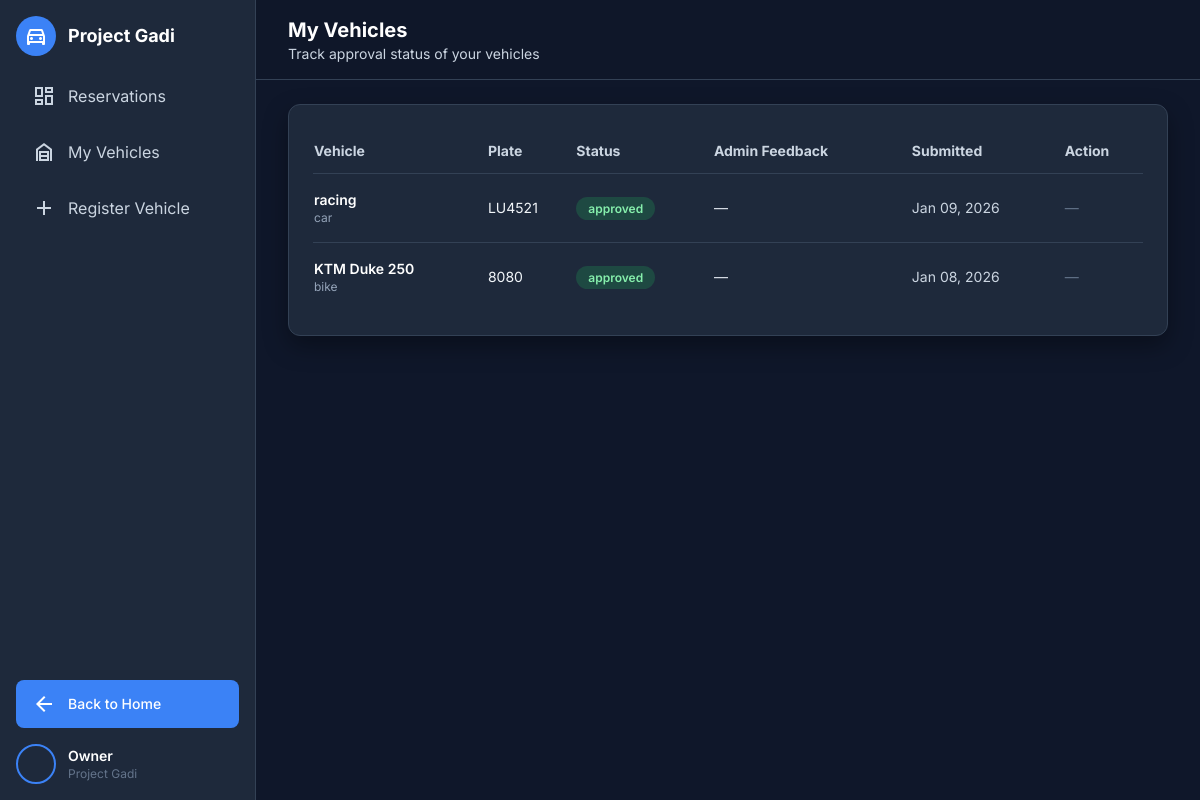
Screenshot of /vehicles/mine/ (signed in) with the database file from the repository.
### vehicles/models.py (models this page shows, shortened)
class Vehicle(models.Model):
    VEHICLE_TYPES = [
        ("bike", "Bike"),
        ("scooter", "Scooter"),
        ("car", "Car"),
        ("van", "Van"),
        ("truck", "Truck"),
    ]
    class ApprovalStatus(models.TextChoices):
        PENDING = "pending", "Pending"
        APPROVED = "approved", "Approved"
        REJECTED = "rejected", "Rejected"
    owner = models.ForeignKey(
        settings.AUTH_USER_MODEL,
        on_delete=models.CASCADE,
        related_name="vehicles",
    )
    vehicle_type = models.CharField(max_length=20, choices=VEHICLE_TYPES)
    model_name = models.CharField(max_length=120)
    number_plate_no = models.CharField(max_length=50, unique=True)
    license_no = models.CharField(max_length=50)
    license_front_photo = models.ImageField(upload_to=upload_vehicle_doc)
    license_back_photo = models.ImageField(upload_to=upload_vehicle_doc)
    bluebook_photo = models.ImageField(upload_to=upload_vehicle_doc)
    vehicle_photo_with_plate = models.ImageField(upload_to=upload_vehicle_doc)
    status = models.CharField(
        max_length=20, choices=ApprovalStatus.choices, default=ApprovalStatus.PENDING
    )
    admin_feedback = models.TextField(blank=True)
    submitted_at = models.DateTimeField(auto_now_add=True)
    reviewed_at = models.DateTimeField(null=True, blank=True)
    reviewed_by = models.ForeignKey(
        settings.AUTH_USER_MODEL,
        on_delete=models.SET_NULL,
        null=True,
        blank=True,
        related_name="vehicle_reviews",
    )

### vehicles/views.py (the view)
    def _wrapped(request, *args, **kwargs):
        if not request.user.is_authenticated or not getattr(request.user, "is_owner", False):
            return HttpResponseForbidden("Owner access only.")
        return view_func(request, *args, **kwargs)

### accounts/models.py (called while the page is built)
    @property
    def is_owner(self) -> bool:
        return self.role == self.Roles.OWNER

### vehicles/views.py (called while the page is built)
def owner_required(view_func):
    def _wrapped(request, *args, **kwargs):
        if not request.user.is_authenticated or not getattr(request.user, "is_owner", False):
            return HttpResponseForbidden("Owner access only.")
        return view_func(request, *args, **kwargs)
    return _wrapped

@login_required
@owner_required
def my_vehicles_view(request):
    vehicles = Vehicle.objects.filter(owner=request.user).order_by("-submitted_at")
    return render(request, "vehicles/my_vehicles.html", {"vehicles": vehicles})

### templates/vehicles/my_vehicles.html (shortened to what this page needs)
<!DOCTYPE html>
<html class="dark" lang="en">
<head>
  <script src="https://cdn.tailwindcss.com?plugins=forms,container-queries"></script>
</head>
<body class="bg-background-dark text-slate-100 h-screen flex overflow-hidden font-display">
  <aside class="w-64 bg-card-dark border-r border-border-dark flex flex-col justify-between shrink-0">
    <div class="p-4 space-y-4">
      <div class="flex items-center gap-3">
        <div class="bg-primary w-10 h-10 rounded-full flex items-center justify-center text-white">
          <span class="material-symbols-outlined">directions_car</span>
        </div>
        <h1 class="font-bold text-lg text-white">Project Gadi</h1>
      </div>
      <nav class="space-y-2 mt-6">
        <a href="{% url 'owner_reservations' %}"
           class="flex items-center gap-3 px-4 py-3 rounded-lg {% if request.path == '/owner_reservations/' %}bg-primary text-white{% else %}text-slate-300 hover:bg-white/10{% endif %}">
          <span class="material-symbols-outlined">dashboard</span>
          Reservations
        </a>
        <a href="{% url 'my_vehicles' %}"
           class="flex items-center gap-3 px-4 py-3 rounded-lg {% if request.path == '/my_vehicles/' %}bg-primary text-white{% else %}text-slate-300 hover:bg-white/10{% endif %}">
          <span class="material-symbols-outlined">garage_home</span>
          My Vehicles
        </a>
        <a href="{% url 'register_vehicle' %}"
           class="flex items-center gap-3 px-4 py-3 rounded-lg {% if request.path == '/register_vehicle/' %}bg-primary text-white{% else %}text-slate-300 hover:bg-white/10{% endif %}">
          <span class="material-symbols-outlined">add</span>
          Register Vehicle
        </a>
      </nav>
    </div>
    <div class="p-4 space-y-4">
      <a href="{% url 'home' %}"
         class="flex items-center gap-3 px-4 py-3 bg-primary rounded-lg text-sm font-medium text-white hover:bg-primary-hover">
        <span class="material-symbols-outlined">arrow_back</span>
        Back to Home
      </a>
      <div class="flex items-center gap-3">
        <div class="w-10 h-10 rounded-full bg-cover border-2 border-primary"
             style="background-image: url('https://lh3.googleusercontent.com/aida-public/AB6AXuCGEZ7vtM5liWZM59omrKWo5ahCECdqhJsVPZpo7GAscXmCUkJ_MkdVhaOj9mno-EmrS1g0tmJqSITx49s9MlO8i3Cyr8HBnhn9x4emk2GTraWRGgWzc36k1WTXcCPv5KUgIEQc1FPvB3E61yv9NxWwaFInFUlLH0MDuILoVcHpmVQ1JfPKYn6SBId-FZ2egHz7AIvSmFkjvEk_BrSFlSeDX5MEnQszogfgXVu3sO0kHr4QsI05btzNlbbawxRolIdNP6H2i4xIjRwF');">
        </div>
        <div>
          <p class="text-white font-semibold text-sm">Owner</p>
          <p class="text-slate-500 text-xs">Project Gadi</p>
        </div>
      </div>
    </div>
  </aside>
  <main class="flex-1 flex flex-col overflow-hidden">
    <header class="h-20 px-8 flex items-center justify-between border-b border-border-dark bg-background-dark/80">
      <div>
        <h2 class="text-xl font-bold text-white">My Vehicles</h2>
        <p class="text-slate-300 text-sm">Track approval status of your vehicles</p>
      </div>
    </header>
    <div class="flex-1 overflow-y-auto px-8 py-6">
      <div class="bg-card-dark border border-border-dark rounded-xl p-6 shadow-card">
        <table class="w-full text-sm">
          <thead>
            <tr class="text-slate-300 border-b border-border-dark">
              <th class="py-3 text-left">Vehicle</th>
              <th class="py-3 text-left">Plate</th>
              <th class="py-3 text-left">Status</th>
              <th class="py-3 text-left">Admin Feedback</th>
              <th class="py-3 text-left">Submitted</th>
              <th class="py-3 text-left">Action</th>
            </tr>
          </thead>
          <tbody class="divide-y divide-border-dark">
            {% for v in vehicles %}
            <tr class="hover:bg-white/5">
              <td class="py-4">
                <p class="font-semibold text-white">{{ v.model_name }}</p>
                <p class="text-xs text-slate-400">{{ v.vehicle_type }}</p>
              </td>
              <td class="py-4">{{ v.number_plate_no }}</td>
              <td class="py-4">
                <span class="px-3 py-1 rounded-full text-xs font-semibold
                  {% if v.status == 'approved' %} bg-green-500/20 text-green-300
                  {% elif v.status == 'rejected' %} bg-red-500/20 text-red-300
                  {% else %} bg-yellow-400/20 text-yellow-300 {% endif %}">
                  {{ v.status }}
                </span>
              </td>
              <td class="py-4 {% if v.status == 'rejected' %}text-red-300{% else %}text-slate-200{% endif %}">
                {{ v.admin_feedback|default:"—" }}
              </td>
              <td class="py-4 text-slate-300">{{ v.submitted_at|date:"M d, Y" }}</td>
              <td class="py-4">
                {% if v.status != "approved" %}
                  <a href="{% url 'edit_vehicle' v.id %}" class="text-primary hover:underline font-medium">Edit / Resubmit</a>
                {% else %}
                  <span class="text-slate-500">—</span>
                {% endif %}
              </td>
            </tr>
            {% empty %}
            <tr>
              <td colspan="6" class="py-8 text-center text-slate-400">No vehicles submitted yet.</td>
            </tr>
            {% endfor %}
          </tbody>
        </table>
      </div>
    </div>
  </main>
</body>
</html>

### rows the page displays
Vehicle: model_name "racing", vehicle_type "car", number_plate_no "LU4521", status "approved", admin_feedback "—", submitted_at "Jan 09, 2026"
Vehicle: model_name "KTM Duke 250", vehicle_type "bike", number_plate_no "8080", status "approved", admin_feedback "—", submitted_at "Jan 08, 2026"
